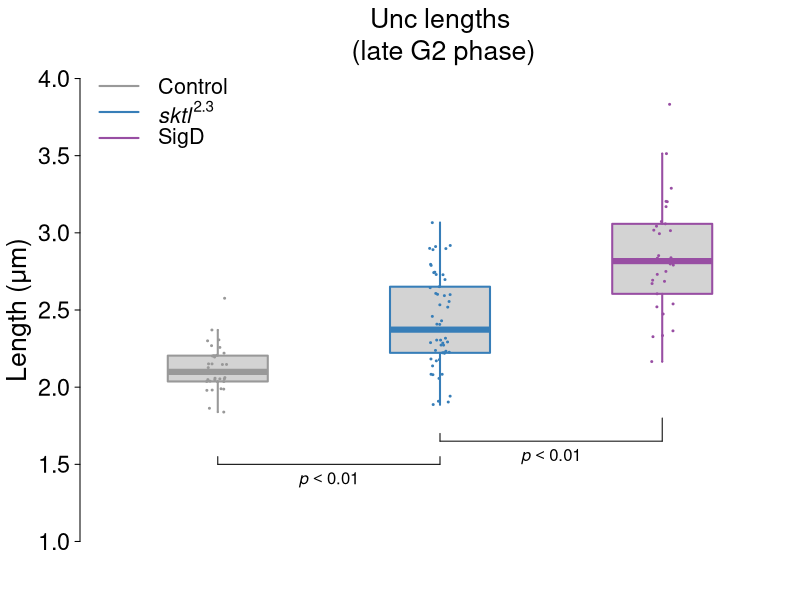

Recreate this plot in R.
#' Plotting Unc-GFP lengths
#' n = 30-60

png(filename="unc.png", width=3.5, height=6,units="in", res=600)

# import data
df <- read.csv('unc.csv', header=TRUE)
df <- cbind(df[,1], df[,3], df[,2])
    
addNoise <- function(mtx) {
    if (!is.matrix(mtx)) mtx <- matrix(mtx, byrow = TRUE, nrow = 1)
    random.stuff <- matrix(runif(prod(dim(mtx)), min = -0.0001, max = 0.01), nrow = dim(mtx)[1])
    random.stuff + mtx
}

df <- addNoise(df)

library(RColorBrewer)

cols <- brewer.pal(9,"Set1")[c(9,2,4)]

par(bty="n",
    mar=c(2, 4, 3, 0),  # plot margins b-l-t-r
    las=1,              # horizontal labels
    tcl=-.25,           # tick length
    font.main=1,        # plain font
    mgp=c(2.5, 0.5, 0),  # axis spacings
    cex.lab=1.6,
    cex.axis=1.4,
    ps=12
)


xat <- c(1,
         2,
         3)
b <- boxplot(df,
             xaxt="n",       # no x-axis
             yaxt="n",
             boxwex=0.45,    # boxwidth
             lty=1,          # line type, 1 = solid
             staplewex=0,    # no staples
             log="",         # no log scaling
             ylim=c(1, 4),
             at=xat,
             border=cols,
             lwd=2,
             outline=FALSE
)          # line weight

stripchart(apply(df, 2, as.list),
           vertical=TRUE,
           method="jitter",
           add=TRUE,
           pch=20,
           cex=0.4,
           col=cols,
           at=xat,
           jitter=0.05)

title("Unc lengths\n (late G2 phase)", font.main=1, cex.main=1.6, line=0)
title(ylab=expression(paste("Length (", "μ", "m)", sep="")), line=2.2)

axis(2, at=seq(1, 4, 0.5), labels=TRUE, col.ticks=1, lwd=1)

temp.labels = c("Control", expression(italic("sktl")^{2.3}), "SigD")
legend("topleft", cex=1.3, col=cols, lty=1, lwd=2, temp.labels, bty="n")

offset <- 0.015
yat <- 0.9
lines(c(xat[4], xat[5]), c(yat, yat))
lines(c(xat[4], xat[4]), c(yat+offset, yat))
lines(c(xat[5], xat[5]), c(yat+offset, (yat)))
text((xat[4] + xat[5])/2, yat-3*offset, expression(italic('N.S.')), cex=1)

offset <- 0.05
yat <- 1.5
lines(c(xat[1], xat[2]), c(yat, yat))
lines(c(xat[1], xat[1]), c(yat+offset, yat))
lines(c(xat[2], xat[2]), c(yat+offset, yat))
text((xat[1] + xat[2])/2, yat-2*offset, expression(italic('p')<0.01), cex=1)

yat <- 1.65
lines(c(xat[2], xat[3]), c(yat, yat))
lines(c(xat[2], xat[2]), c(yat+offset, yat))
lines(c(xat[3], xat[3]), c(yat+offset+0.1, yat))
text((xat[2] + xat[3])/2, yat-2*offset, expression(italic('p')<0.01), cex=1)

dev.off()

